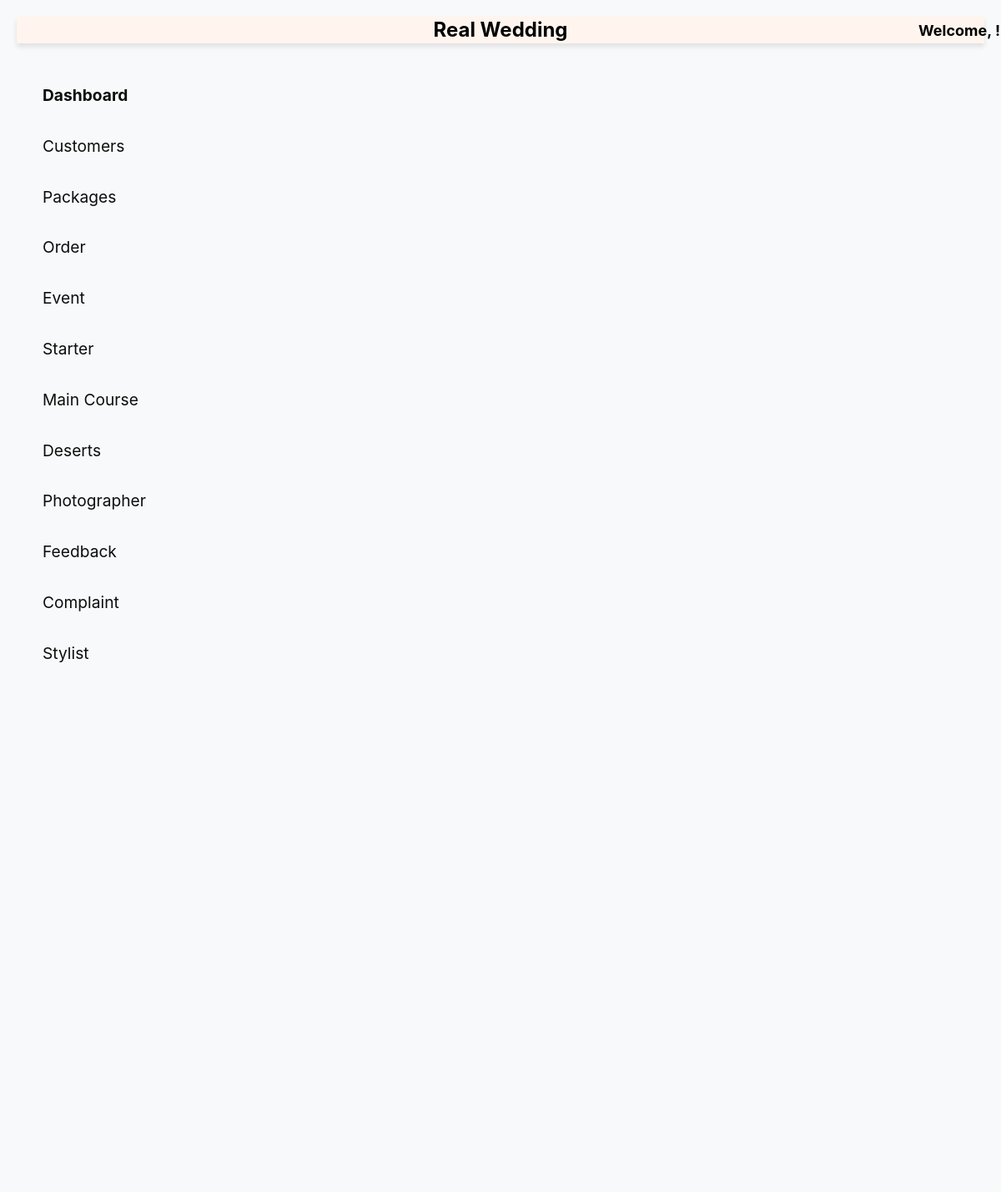
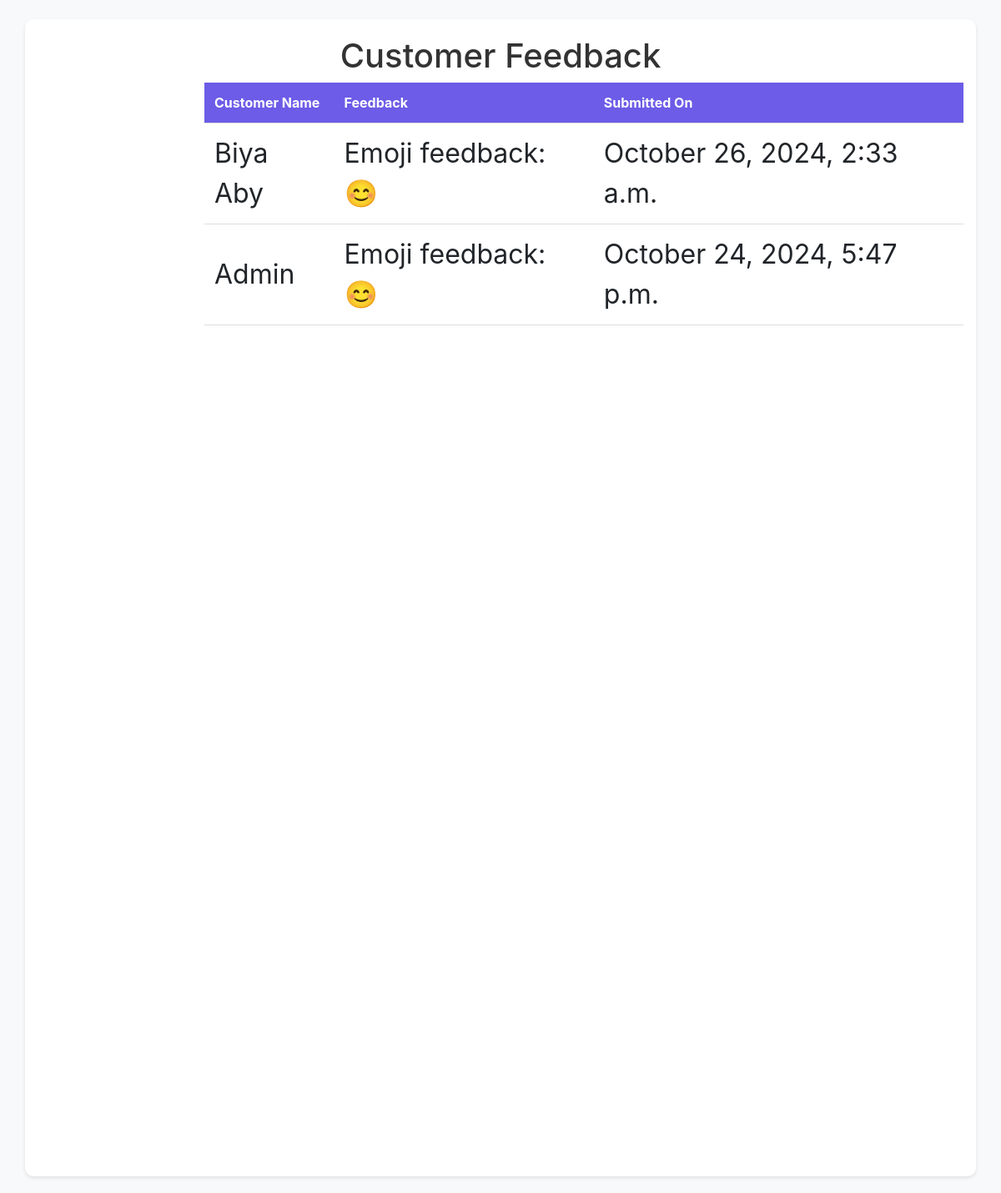
Page /feedback_list/ on the committed database (2 pictures, top to bottom).
### store/models.py (models this page shows, shortened)
class Feedback(models.Model):
    customer = models.ForeignKey(User, on_delete=models.CASCADE)  # Assuming User model for customers
    suggestion = models.TextField()
    created_at = models.DateTimeField(auto_now_add=True)

class User(AbstractBaseUser, PermissionsMixin):
    user_id = models.AutoField(primary_key=True)
    username = models.CharField(max_length=255)
    email = models.EmailField(unique=True)
    phone = models.CharField(max_length=15, blank=True)  # Allow blank for non-superusers
    password = models.CharField(max_length=255)
    is_staff = models.BooleanField(default=False)
    is_superuser = models.BooleanField(default=False)
    objects = UserManager()
    USERNAME_FIELD = 'email'
    REQUIRED_FIELDS = ['username']

### store/views.py (the view)
# urls.py: path('feedback_list/', views.feedback_list, name='feedback_list'),
def feedback_list(request):
    feedbacks = Feedback.objects.all().order_by('-created_at')  # Ordering by latest first
    return render(request, 'admin/feedback_list.html', {'feedbacks': feedbacks})

### templates/admin/feedback_list.html (shortened to what this page needs)
{% load static %}
<!DOCTYPE html>
<html lang="en">
<head>
    <link rel="stylesheet" href="{% static 'css/admin_styles.css' %}">
</head>
<body>
    {% include 'admin/header.html' %}
    {% include 'admin/sidebar.html' %}
    <div class="container">
        <h1>Customer Feedback</h1>
        <table>
            <thead>
                <tr>
                    <th>Customer Name</th>
                    <th>Feedback</th>
                    <th>Submitted On</th>
                </tr>
            </thead>
            <tbody>
                {% for feedback in feedbacks %}
                <tr>
                    <td>{{ feedback.customer.username }}</td>
                    <td>{{ feedback.suggestion }}</td>
                    <td>{{ feedback.created_at|date:"F j, Y, g:i a" }}</td>
                </tr>
                {% empty %}
                <tr>
                    <td colspan="3" style="text-align:center;">No feedback available.</td>
                </tr>
                {% endfor %}
            </tbody>
        </table>
    </div>
</body>
</html>

### static/css/admin_styles.css (style rules this page uses)
body { background-color: #f8f9fa; }
h1 { color: #333; }

### templates/admin/feedback_list.html (style rules this page uses)
body { font-family: 'Montserrat', sans-serif; background-color: #f0f2f5; margin: 0; padding: 20px; }
.container { max-width: 800px; margin: auto; background: white; padding: 20px; border-radius: 10px; box-shadow: 0 2px 4px rgba(0, 0, 0, 0.1); margin-top: 600px; }
h1 { text-align: center; color: #333; margin-bottom: 500px; }
table { width: auto; border-collapse: collapse; margin-bottom:1000px; margin-left: 200px; }
th, td { padding: 12px; text-align: left; border-bottom: 1px solid #ddd; }
th { background-color: #6c5ce7; color: white; }
td { font-size: 2em; vertical-align: middle; }

### rows in the picture
Feedback: customer.username "Biya Aby", suggestion "Emoji feedback: 😊", created_at "October 26, 2024, 2:33 a.m."
Feedback: customer.username "Admin", suggestion "Emoji feedback: 😊", created_at "October 24, 2024, 5:47 p.m."
